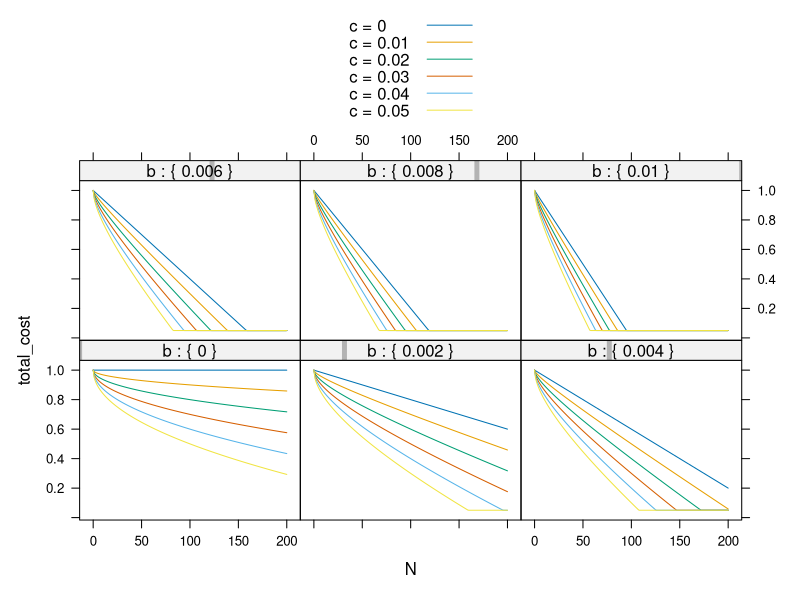
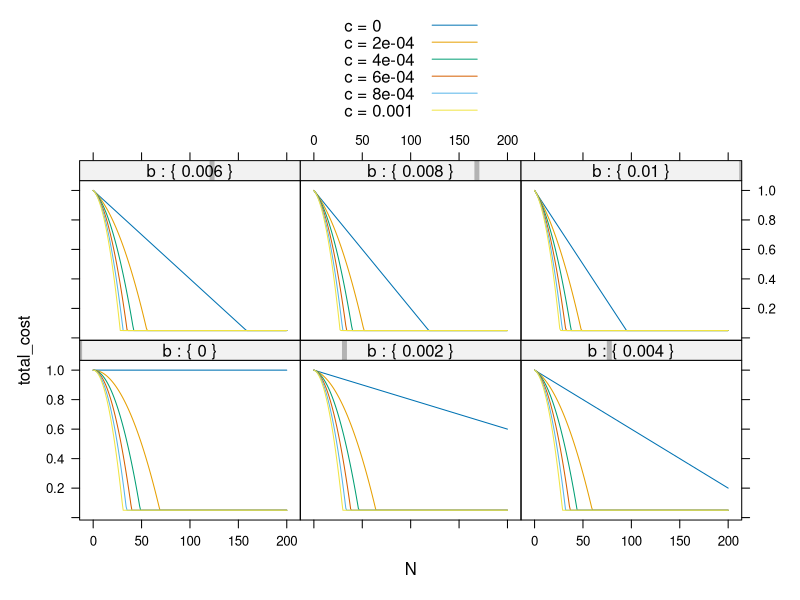

These figures' R source, in order:
library("lattice")

# a plot to assess how costs of 
# migration should decay with group size
# using a polynomial function

# different group sizes
group.size <- seq(0,200)

# the polynomial cost function
# evaluated against a row of a dataframe containing
# necessary parameters
cost <- function(row)
{
    total_cost <- 0
    
    with(as.list(row),{
        # evaluate the function
        total_cost <<- with(as.list(row),
                a - b * N - c * N^(powerN)
        )

        # if total cost is lower than minimum, 
        # give the minimum cost
        if (total_cost < min_cost)
        {
            total_cost <<- min_cost
        }
    })
    return(total_cost)
}

# grid with parameters for a 
# concave up decreasing function
# (i.e., where power of the nonlinear term above
# is <1.)
par.grid <- expand.grid(
        a=c(1.0)
        ,b=seq(0,0.01,0.002)
        ,c=seq(0,0.05,0.01)
        ,powerN=c(0.5)
        ,min_cost=c(0.05)
        ,N=group.size)

# calculate the cost using apply
par.grid["total_cost"] = apply(par.grid,FUN=cost,MARGIN=1)

# legend_labels
labels = as.character(sort(unique(par.grid$c)))
labels = sapply(X=labels,FUN=function(x) { return(paste("c = ",x,sep="",collapse=""))})

# now print a multivariate plot to see what happens
pdf("cost_functions_concave_up_decreasing.pdf",width=10,height=5)
print(xyplot(total_cost ~ N | b 
                ,data=par.grid
                ,groups=par.grid$c
                ,type="l"
                ,key=simpleKey(text=labels,lines=T,points=F)
                ,strip=function(strip.levels,...) { strip.default(strip.levels=T,...) }
                ))

dev.off()


# grid with parameters for concave down
# (i.e., where power of the nonlinear term above
# is >1.)
par.grid <- expand.grid(
        a=c(1.0)
        ,b=seq(0,0.01,0.002)
        ,c=seq(0,0.001,0.0002)
        ,powerN=c(2.0)
        ,min_cost=c(0.05)
        ,N=group.size)

par.grid["total_cost"] = apply(par.grid,FUN=cost,MARGIN=1)

# legend_labels
labels = as.character(sort(unique(par.grid$c)))
labels = sapply(X=labels,FUN=function(x) { return(paste("c = ",x,sep="",collapse=""))})

# now print a multivariate plot to see what happens
pdf("cost_functions_concave_down_decreasing.pdf",width=10,height=5)
print(xyplot(total_cost ~ N | b 
                ,data=par.grid
                ,groups=par.grid$c
                ,type="l"
                ,key=simpleKey(text=labels,lines=T,points=F)
                ,strip=function(strip.levels,...) { strip.default(strip.levels=T,...) }
                ))

dev.off()
